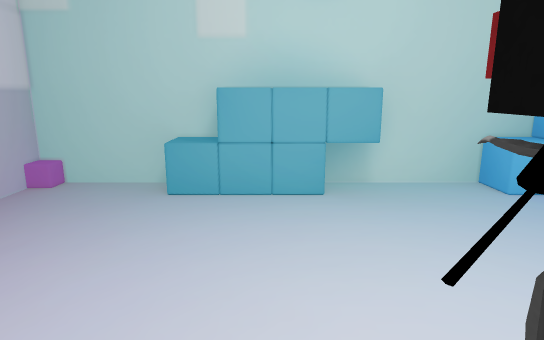
[1] (above)

12 first-person views from a walk through a Unity game level. The camera is 1.5 m above the floor, tilts 12° down and sees 75° across. The floor is counted in squares, 0.5 m on a side. Each view is taken from the middle of a square. On the plan, view 1 faces up. The plan holds only what a view shows up to about 20 squares ahead; the rest is blank. The player character is not drawn.

[2]
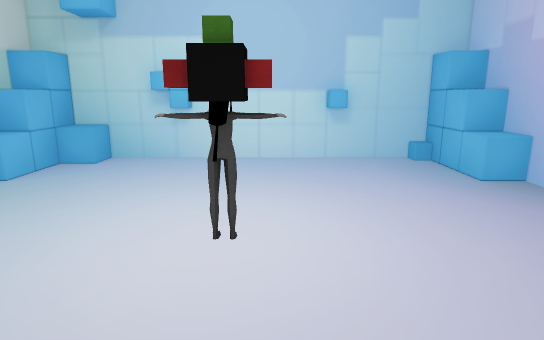

[3]
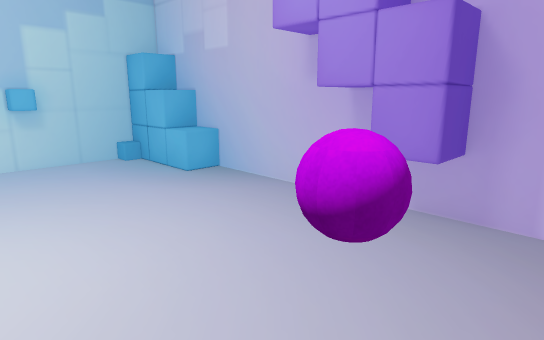

[4]
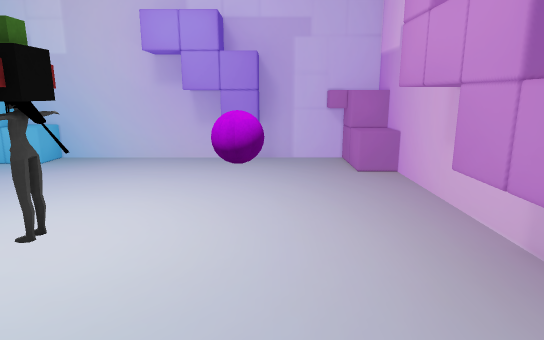

[5]
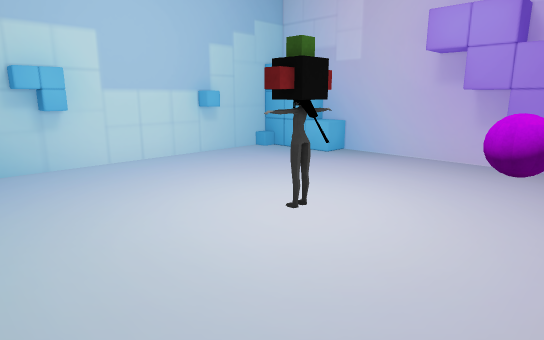

[6]
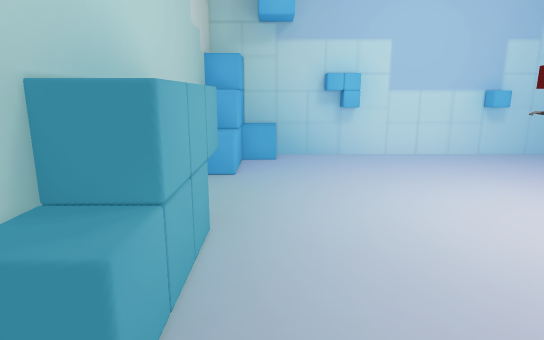

[7]
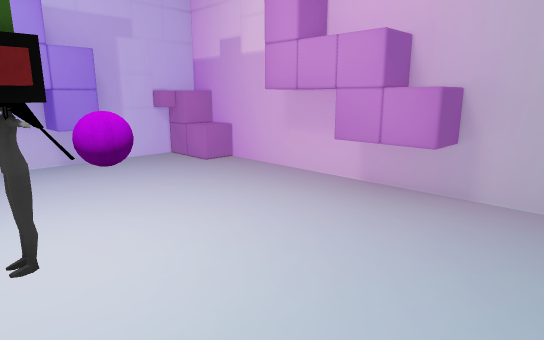

[8]
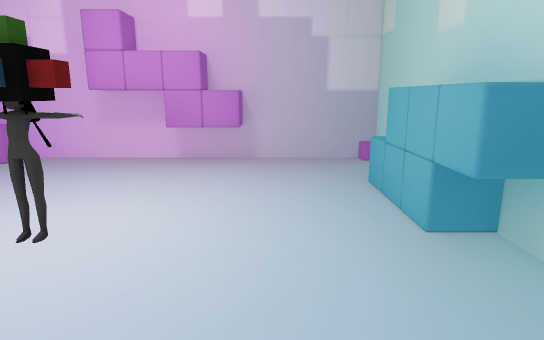

[9]
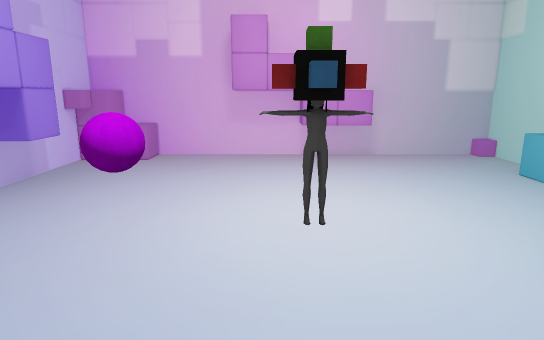

[10]
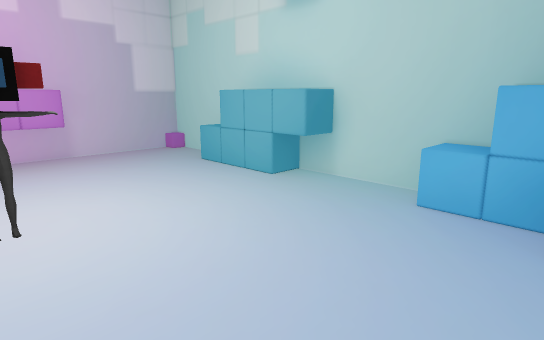

[11]
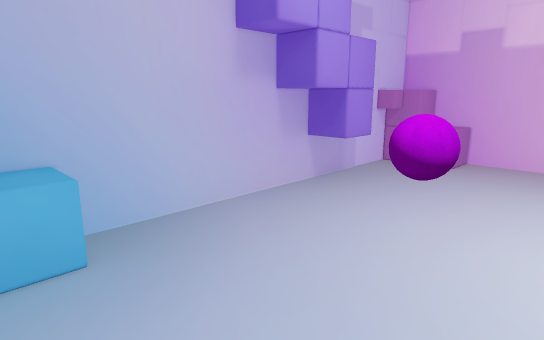

[12]
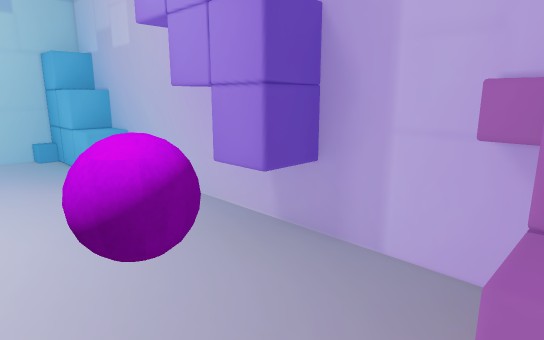

### Floor plan
Points are (right, up) in squares from view 1. A wall is a line through its corners. A room is listed if a view was taken in it or the views show most of it. See-through windows are left out.
Room 1 (views 1, 2, 3, 4, 5, 6, 7, 8, 9, 10, 11, 12)
walls: (-1.6, 10.4) (-1.6, 12); (11.2, 4.8) (11.2, 6.4); (7.2, -6.4) (12, -6.4) (12, 10.4) (7.2, 10.4); (11.2, 5.6) (12, 5.6); (-8, 1.1) (-8, -8) (10, -8); (3.2, 12.1) (3.2, 10.4) (-3.2, 10.4); (0.1, 12) (-8, 12) (-8, 4); (11.2, -2.4) (11.2, -1.6) (12, -1.6); (-8.1, 5.6) (-6.4, 5.6) (-6.4, -0.8); (-6.4, -4.8) (-6.4, -8); (8.8, 10.4) (8.8, 12); (10.4, 8.8) (10.4, 12); (-2.4, -8.1) (-2.4, -6.4) (0.8, -6.4) (0.8, -8); (-5.6, -7.2) (-5.6, -8); (8.8, -8.1) (8.8, -6.4); (9.5, 12) (1.9, 12); (-8.1, -6.4) (-6.4, -6.4)
low walls: (-3.2, 10.4) (-3.2, 11.5); (7.2, 10.4) (7.2, 12); (7.2, -8.1) (7.2, -6.4); (12, 8.8) (10.4, 8.8); (-8.1, -4.8) (-6.4, -4.8)
objects: purple ball (-3, -5) to (-1, -3); other object (1, 1) to (2, 3); other object (3, 2)

Positions as (right, up) in squares from view 1, and headings:
1: (0, 0), facing up
2: (-5, 1), facing right
3: (-5, 1), facing down-right
4: (-3, 9), facing down
5: (-4, 9), facing down-right
6: (-6, 9), facing right
7: (3, 9), facing down-left
8: (9, 7), facing left
9: (10, 1), facing left
10: (11, 1), facing up-left
11: (9, 0), facing down-left
12: (-7, -2), facing down-right
